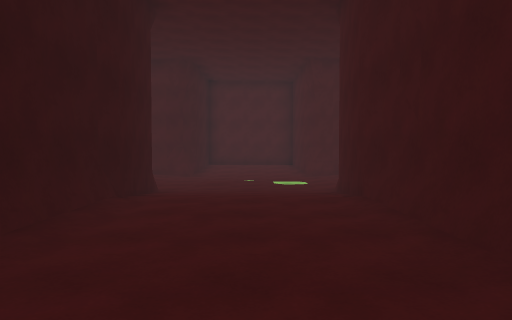
view 1 (above)

20 first-person views from a walk through a scene from a Unity 3-D project. The camera is 1.5 m above the floor, tilts 2° down and sees 70° across. The floor is counted in squares, 2 m on a side. Each view is taken from the middle of a square. On the plan, view 1 faces up. The plan holds only what a view shows up to about 11 squares ahead; the rest is blank. The place goes on beyond the plan. The terrain is drawn as flat ground. Surface patterns are stand-ins for the level's own textures.

view 2
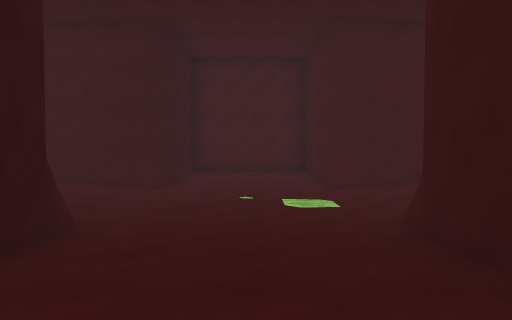

view 3
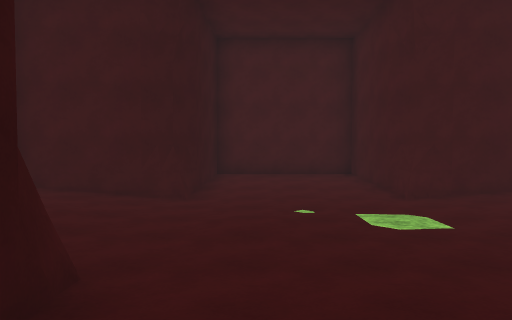

view 4
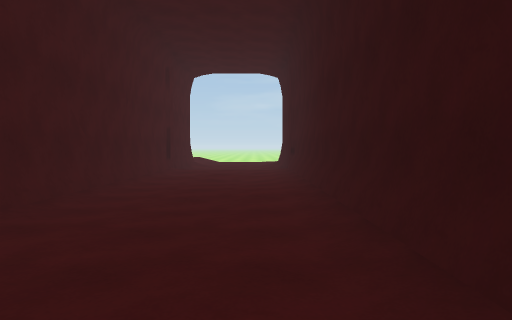

view 5
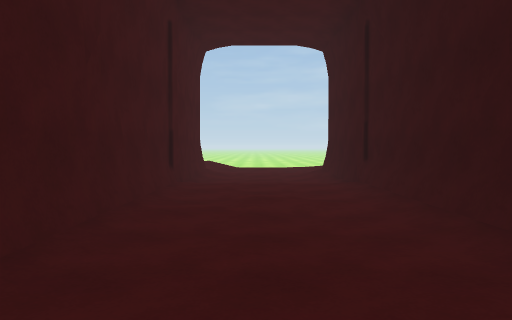

view 6
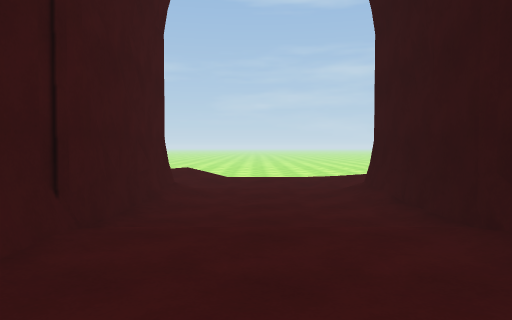

view 7
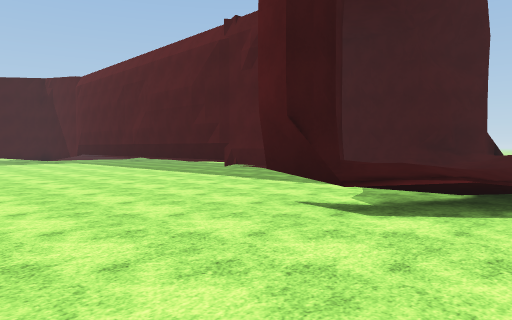

view 8
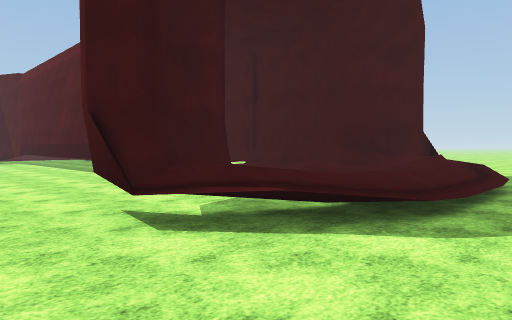

view 9
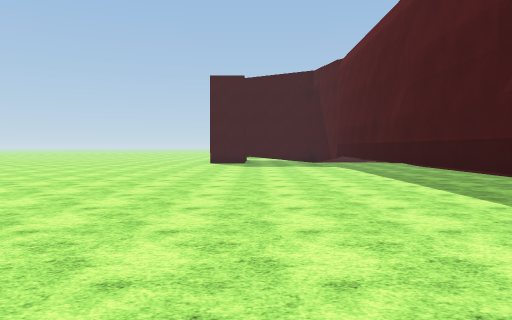

view 10
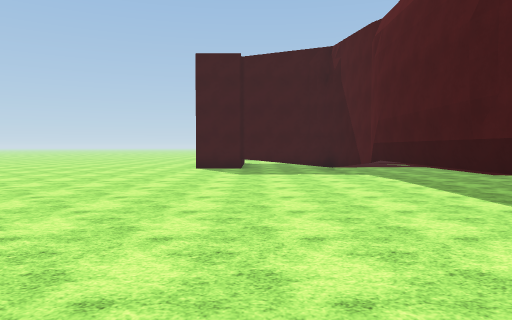

view 11
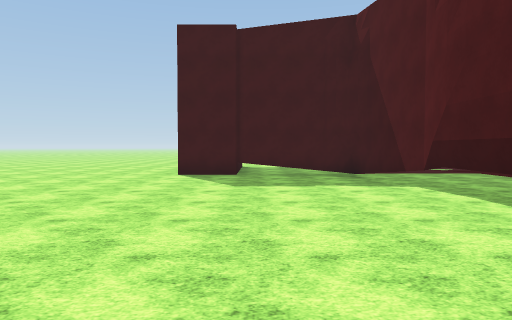

view 12
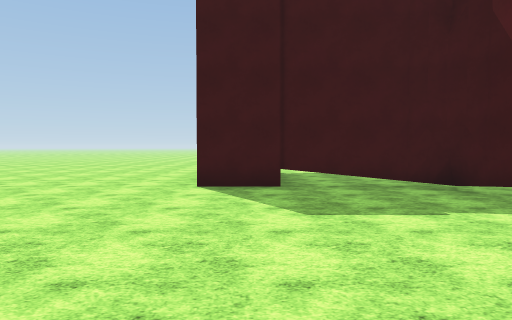

view 13
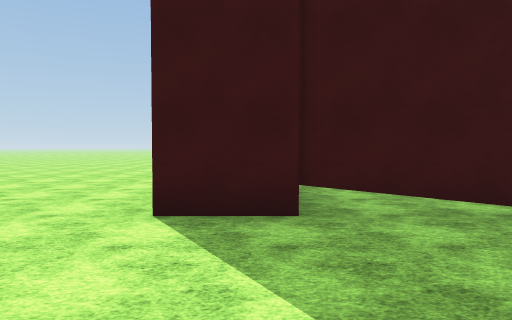

view 14
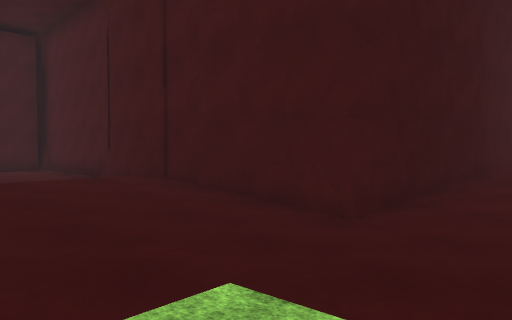

view 15
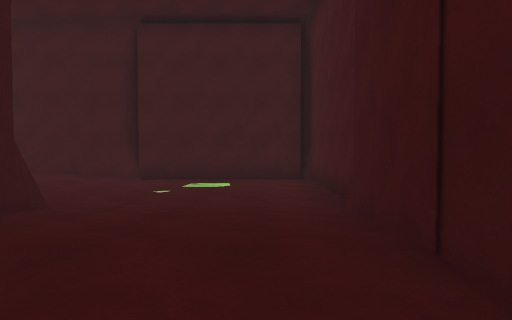

view 16
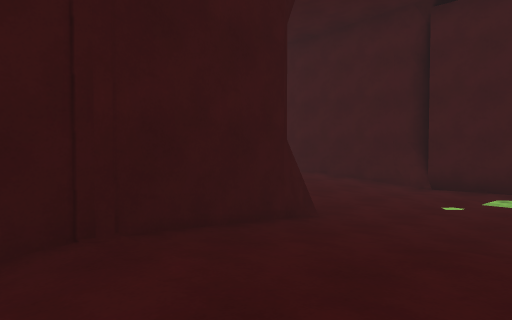

view 17
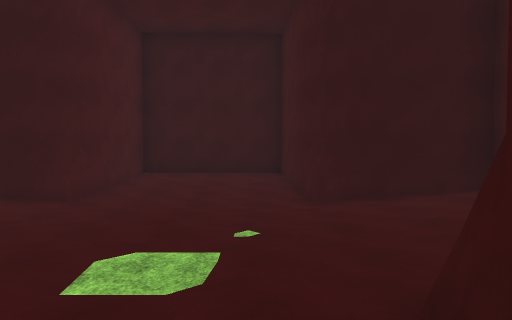

view 18
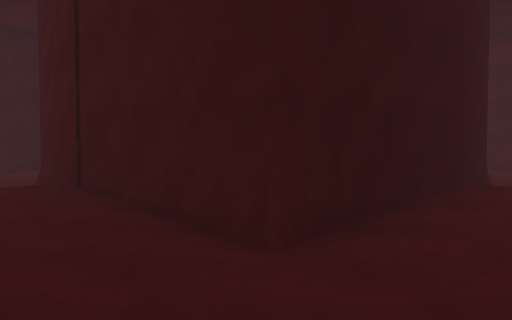

view 19
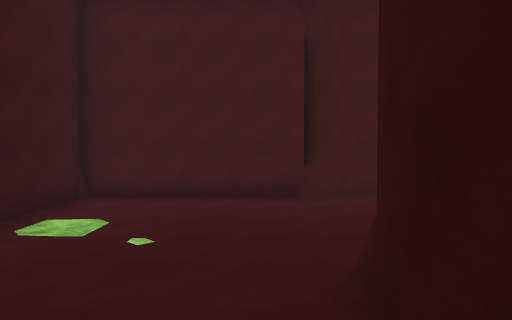

view 20
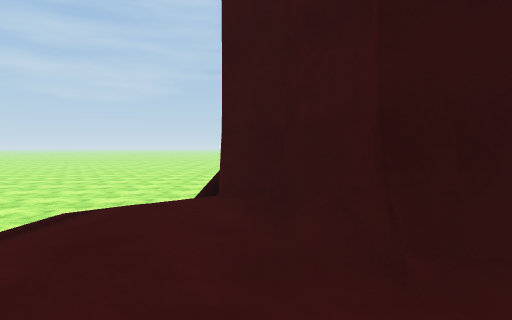

### Floor plan
Key: @ floor where view 1 was taken; # wall or solid block; . main floor; : floor 0.25 m higher than the main floor; + floor 0.5 m higher than the main floor; * floor 0.75 m higher than the main floor; / step, stairs or slope; = window, fence, low wall or low ledge; T thing the floor can be seen under or through.
Columns run from 8 left of view 1 to 13 right of it. Each row starts with its distance up from view 1.
 16       #####     #* *#
 15       #/++#     #///#
 14       #///#     #///#
 13   #####:::#######:::##
 12   #*/:::.:://*//::.::#
 11   #*/::::.///*//:::..#
 10 . #*/:::::://*//:::::#
  9 .###TTT:::#######::::#
  8 ......T://#     ######
  7 ......#///#
  6 ......#***#
  5 ......#***#
  4 ......#***#
  3 ......#***#
  2 ......#***#
  1 ......#***#
  0 ......#*@*#
 -1 ......#***#
 -2 ......#***#
 -3 ......#***#
 -4 ......#***#
 -5  .....#***#
 -6  .....#+++#
 -7  .....#++/#
 -8  ....##++/#
 -9 ....##/+++###
-10 ....///////=.
-11 .....//////=
-12 ...........
-13 ......

Where each view was taken, in squares from view 1:
view 1: 0 up, 0 right, facing up
view 2: 4 up, 0 right, facing up
view 3: 6 up, 1 left, facing up
view 4: 6 up, 1 left, facing down
view 5: 2 up, 0 right, facing down
view 6: 2 down, 0 right, facing down
view 7: 12 down, 8 left, facing up-right
view 8: 13 down, 6 left, facing up-right
view 9: 8 down, 5 left, facing up
view 10: 4 down, 5 left, facing up
view 11: 1 down, 5 left, facing up
view 12: 2 up, 6 left, facing up
view 13: 5 up, 6 left, facing up
view 14: 12 up, 0 right, facing down-right
view 15: 10 up, 3 right, facing right
view 16: 10 up, 4 right, facing up-right
view 17: 12 up, 4 right, facing left
view 18: 11 up, 10 right, facing up-left
view 19: 16 up, 9 right, facing down
view 20: 9 down, 0 right, facing left
